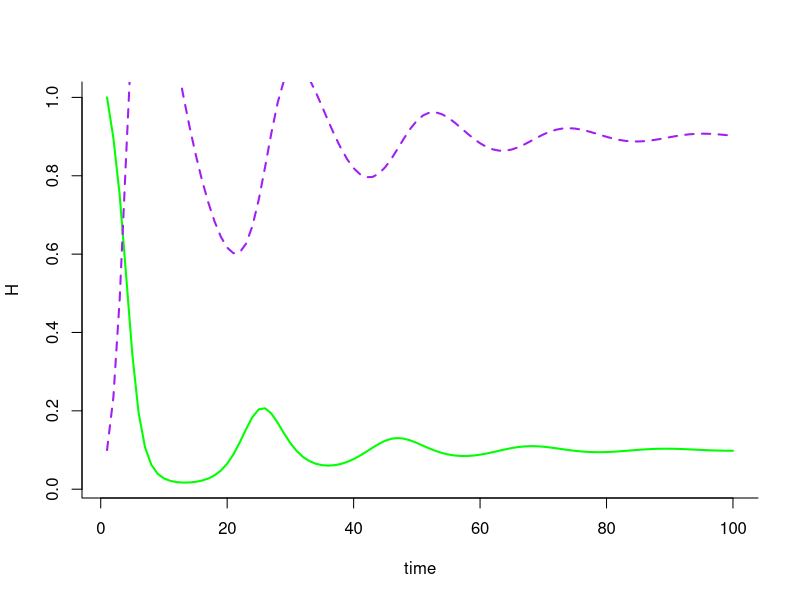
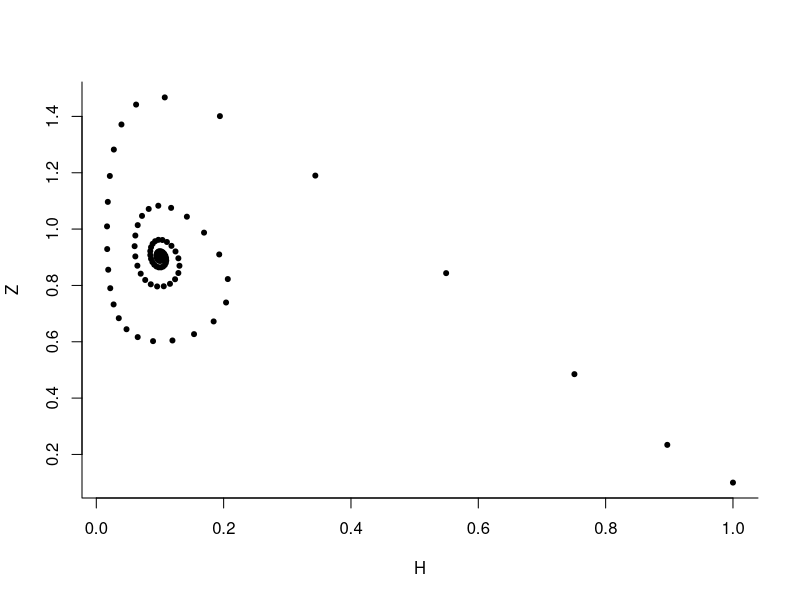

These figures' R source, in order:
library (deSolve)
## Function for pred-prey interaction
pred.prey <- function (t, y, p) {
  H <- y [1]
  Z <- y [2]
  with(as.list(p), {
    dH.dt <- r * H * (1 - H / K) - b * H * Z
    dZ.dt <- c * H * Z - m * Z
    return(list(c(dH.dt, dZ.dt)))
  })
}
## Specify the parameters and initial conditions
p <- c('r' = 1,
       'b' = 1,
       'c' = 1,
       'K' = 1,
       'm' = 0.1)
y0 <- c('H' = 1, 'Z' = 0.1)
t <- 1:100

## Simulate
sim <- ode(y = y0, times = t, func = pred.prey, parms = p, method = 'lsoda')
sim <- as.data.frame(sim)

## Plot Time Series
plot(H ~ time, data = sim, type = 'l', col = 'green', bty = 'l', lwd = 2)
points(Z ~ time, data = sim, type = 'l', col = 'purple', lty = 2, lwd = 2)

## Plot Phase Space and Attractor
plot(Z ~ H, data = sim, type = 'p', bty = 'l', pch = 20)
